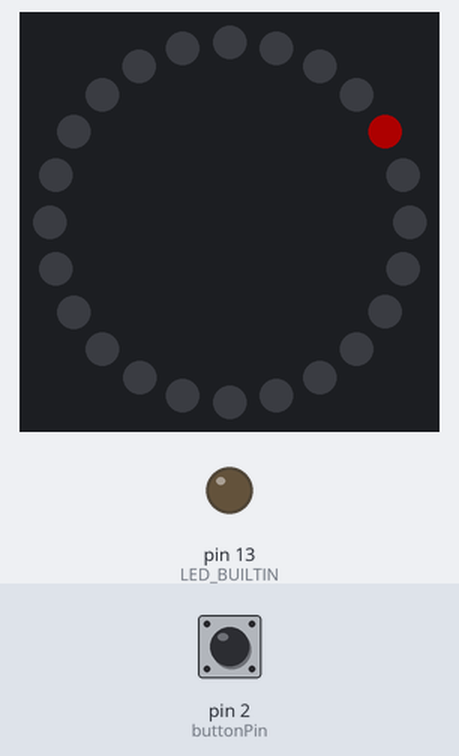
Simulated run of this sketch. Board: Arduino Uno, built with avr-gcc and run on an emulated ATmega328P. On the bench: 24 RGB LEDs in a ring, first at the top, clockwise, output pins drawn as LEDs (lit = HIGH). Inputs (shaded band) come from the test bench; at power-on: pin 2 (buttonPin) LOW. Dim RGB values are drawn brighter than linear; MIDI output is not drawn.

Above: at 0.09 s.
At 4.31 s:
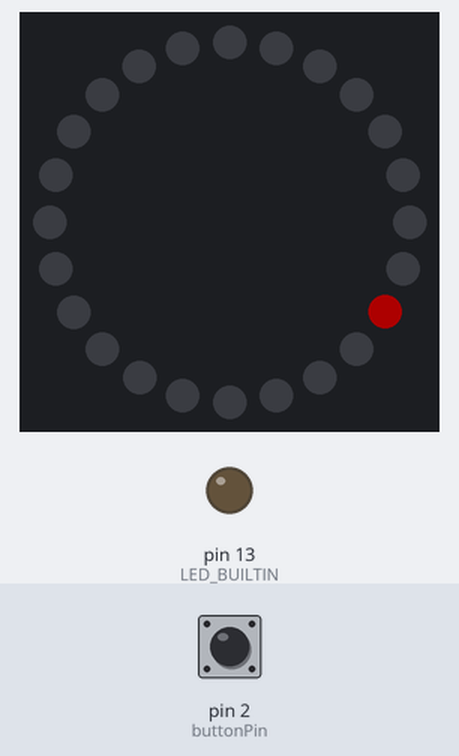
At 9.33 s:
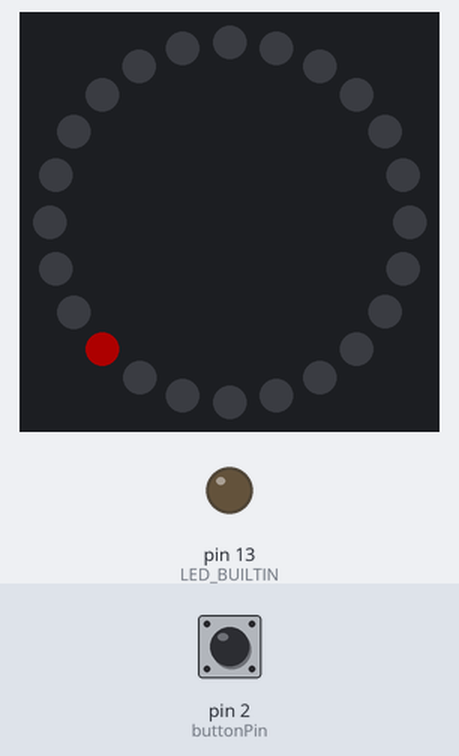
At 18.62 s:
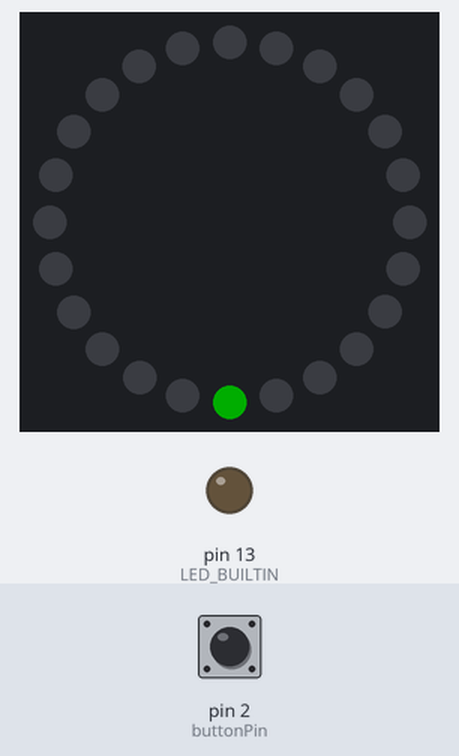
At 28.74 s:
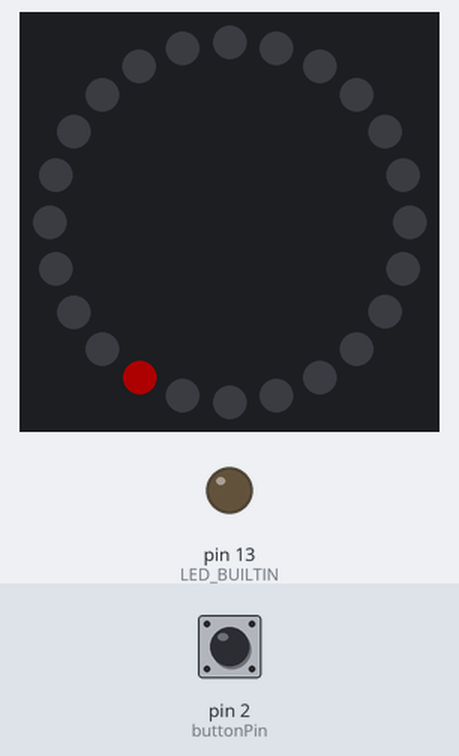
At 39.24 s:
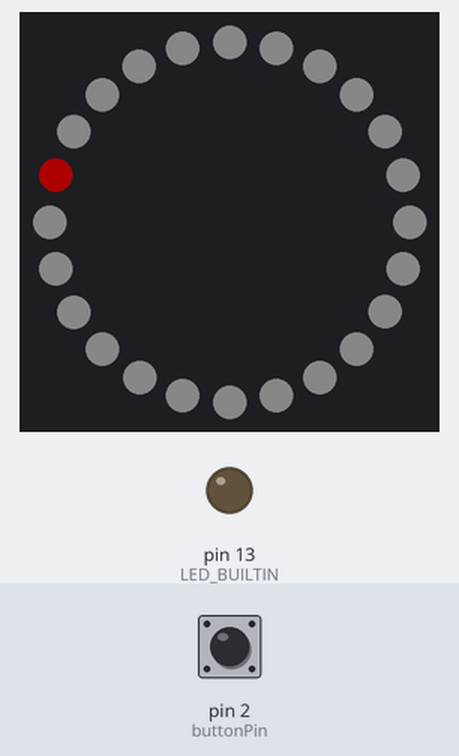

The sketch:

RingOne.ino
```cpp
#include <MIDI.h>
#include <Adafruit_NeoPixel.h>

#define PIN_NEO_PIXEL 4  // Arduino pin that connects to NeoPixel
#define NUM_PIXELS 24    // The number of LEDs (pixels) on NeoPixel
#define DELAY_INTERVAL 20

Adafruit_NeoPixel NeoPixel(NUM_PIXELS, PIN_NEO_PIXEL, NEO_GRB + NEO_KHZ800);

class Pixel {
public:
  int r;
  int g;
  int b;
};

class Ring1 {
private:
  int count = 0;
  int direction = 1;
  int currentIndex = 0;
  bool flashIsOn = false;

public:
  Pixel *pixels[24];
  Ring1() {
    // Initiate pixels
    for (int i = 0; i < 24; i++) {
      pixels[i] = new Pixel();
    }
  }

  void start() {
    count = 0;
    currentIndex = 12;

    // Set all black
    for (int i = 0; i < 24; i++) {
      Pixel *px = pixels[i];
      px->r = 0;
      px->g = 0;
      px->b = 0;
    }
  }

  void stop() {
  }

  void tick() {
    count++;

    if (count == 24) {
      direction *= -1;
      count = 0;
      flashIsOn = true;
    }

    // Clear
    for (int i = 0; i < 24; i++) {
      pixels[i]->r = 0;
      pixels[i]->g = 0;
      pixels[i]->b = 0;
    }

    if (flashIsOn) {
      for (int i = 0; i < 24; i++) {
        pixels[i]->r = 50;
        pixels[i]->g = 50;
        pixels[i]->b = 50;
      }

      if (count > 1) {
        flashIsOn = false;
      }
    }

    int c = round(map(count, 0, 23, 0, 17));

    if (currentIndex != c) {
      currentIndex = c;
    }

    if (direction == -1) {
      c = 17 - c;
    }

    c += 3;

    for (int i = 0; i < 24; i++) {
      if (i == c) {
        pixels[i]->r = 255;
        pixels[i]->g = 0;
        pixels[i]->b = 0;
        if (c == 9 + 3) {
          pixels[i]->r = 0;
          pixels[i]->g = 255;
          pixels[i]->b = 0;
        }
      }
    }
  }
};

const int buttonPin = 2;
int buttonState = 0;
int clockCount = 0;
bool buttonWasReleased = false;
int currentPixel = 4;
int direction = 1;
Ring1 *r1;

// Create and bind the MIDI interface to the default hardware Serial port
MIDI_CREATE_DEFAULT_INSTANCE();

void setup() {
  r1 = new Ring1();
  MIDI.setHandleClock(ClockHandler);
  MIDI.begin(MIDI_CHANNEL_OMNI);  // Listen to all incoming messages
  pinMode(LED_BUILTIN, OUTPUT);
  NeoPixel.begin();  // INITIALIZE NeoPixel strip object (REQUIRED)
  NeoPixel.setBrightness(50);

  // Button
  pinMode(buttonPin, INPUT);

  r1->start();
}

void loop() {
  NeoPixel.clear();

  advance();
  delay(40);

  // Send note 42 with velocity 127 on channel 1
  //MIDI.sendNoteOn(42, 127, 1);

  // Read incoming messages
  //MIDI.read();

  buttonState = digitalRead(buttonPin);  // wait for a second

  if (buttonState == HIGH && buttonWasReleased == true) {
    //clockCount++;
    buttonWasReleased = false;
    //Serial.print(clockCount);
    //Serial.println();
    advance();
  } else if (buttonState == LOW) {
    buttonWasReleased = true;
  }

  // if (clockCount == 4) {
  //   // digitalWrite(LED_BUILTIN, HIGH);  // turn the LED on (HIGH is the voltage level)
  //   // delay(200);                       // wait for a second
  //   // digitalWrite(LED_BUILTIN, LOW);   // turn the LED off by making the voltage LOW
  //   advance();
  //   clockCount = 0;
  // }


  // Draw
  for (int i = 0; i < NUM_PIXELS; i++) {
    Pixel *p = r1->pixels[i];
    NeoPixel.setPixelColor(i, NeoPixel.Color(p->r, p->g, p->b));
  }

  NeoPixel.show();
}

void ClockHandler() {
}

void advance() {
  r1->tick();
}
```
